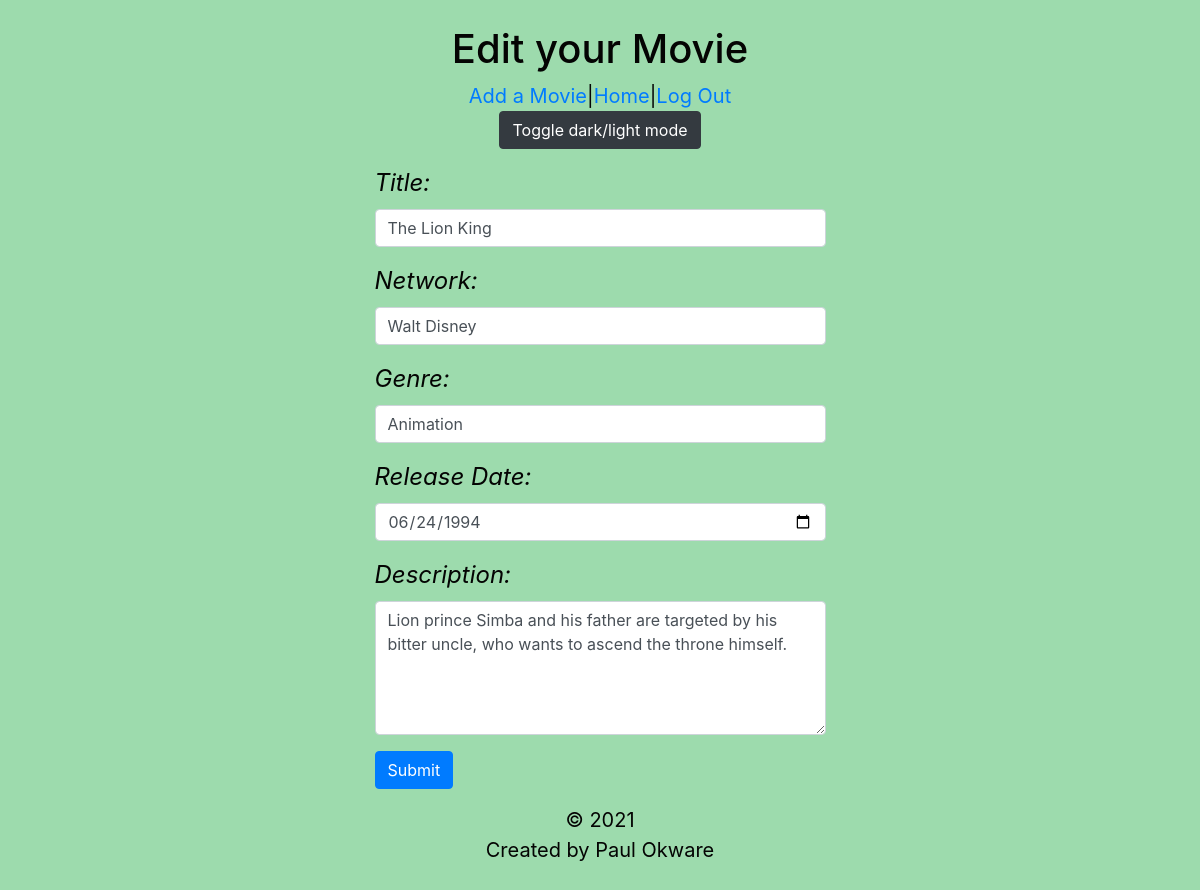
The page /dashboard/2/edit on the database its author committed.
### soloProjectApp/models.py (models this page shows, shortened)
class Movie(models.Model):
    title = models.CharField(max_length=255)
    network = models.CharField(max_length=45)
    description = models.TextField(max_length=255)
    genre = models.CharField(max_length=45)
    release_date = models.DateTimeField()
    uploaded_by = models.ForeignKey(User,related_name ='movies_uploaded',on_delete=models.CASCADE)
    user_likes = models.ManyToManyField(User, related_name='liked_movies')
    created_at = models.DateTimeField(auto_now_add=True)
    updated_at = models.DateTimeField(auto_now=True)
    objects = MovieManager()

### soloProjectApp/views.py (the view)
# urls.py: path('dashboard/<int:movie_id>/edit',views.edit),
def edit(request, movie_id):
    one_movie = Movie.objects.get(id=movie_id)
    context = {
        'movie': one_movie
    }
    return render(request, 'editMovie.html',context)

### soloProjectApp/templates/editMovie.html (shortened to what this page needs)
<!DOCTYPE html>
<html lang="en">
<head>
    <link rel="stylesheet" href="https://cdn.jsdelivr.net/npm/bootstrap@4.6.0/dist/css/bootstrap.min.css">
    {% load static %}
    <link rel="stylesheet" href="{% static 'css/styles.css' %}">
</head>
<body>
    <header>
        <h1>Edit your Movie</h1>
        <nav>
        <a href="/new">Add a Movie</a>|<a href="/dashboard">Home</a>|<a href="/logout">Log Out</a>
        </nav>
        <button type="button" class="btn btn-dark" onclick="myFunction()">Toggle dark/light mode</button>
    </header>
    <div class="main">
        <form action="/dashboard/{{movie.id}}/update" method="POST">
            <div class="form-group">
                <label for="title">Title:</label>
                <input type="text" name="title" id="title" class="form-control" value="{{ movie.title}}" required>
            </div>
            <div class="form-group">
                <label for="network">Network:</label>
                <input type="text" name="network" id="network" class="form-control" value="{{ movie.network}}"required>
            </div>
            <div class= "form-group">
                <label for="genre">Genre:</label>
                <input type="text" name="genre" id="genre" class="form-control" value="{{movie.genre}}" required>
            </div>
            <div class="form-group">
                <label for="release_date">Release Date:</label>
                <input type="date" name="release_date" id="release_date" class="form-control" value="{{ movie.release_date|date:'Y-m-d'}}"required>
            </div>
            <div class="form-group">
                <label for="description">Description:</label>
                <textarea name="description" id="description" cols="40" rows="5" class="form-control"value="{{ movie.description}}"required>{{ movie.description}}</textarea>
            </div>
            <button class="btn btn-primary">Submit</button>
        </form>
    </div>
</body>
<footer>
    &copy; <span id="year">2021</span>
    <p>Created by Paul Okware</p>
</footer>
</html>

### soloProjectApp/static/css/styles.css (style rules this page uses)
body { margin: 0; padding: 25px; background-color: #9DDBAD; background-image: url("https://www.transparenttextures.com/patterns/purty-wood.png"); color: #040403; font-size: 20px; }
.main { display: flex; flex-direction: column; justify-content: space-evenly; align-items: center; padding: 1rem; }
header { text-align: center; }
footer { text-align: center; }
label { font-style: italic ; font-size: x-large; }
input { border-radius: 50%; }

### rows shown on the page
Movie: title "The Lion King", network "Walt Disney", genre "Animation", release_date "06/24/1994", description "Lion prince Simba and his father are targeted by his bitter uncle, who wants to ascend the throne himself."
